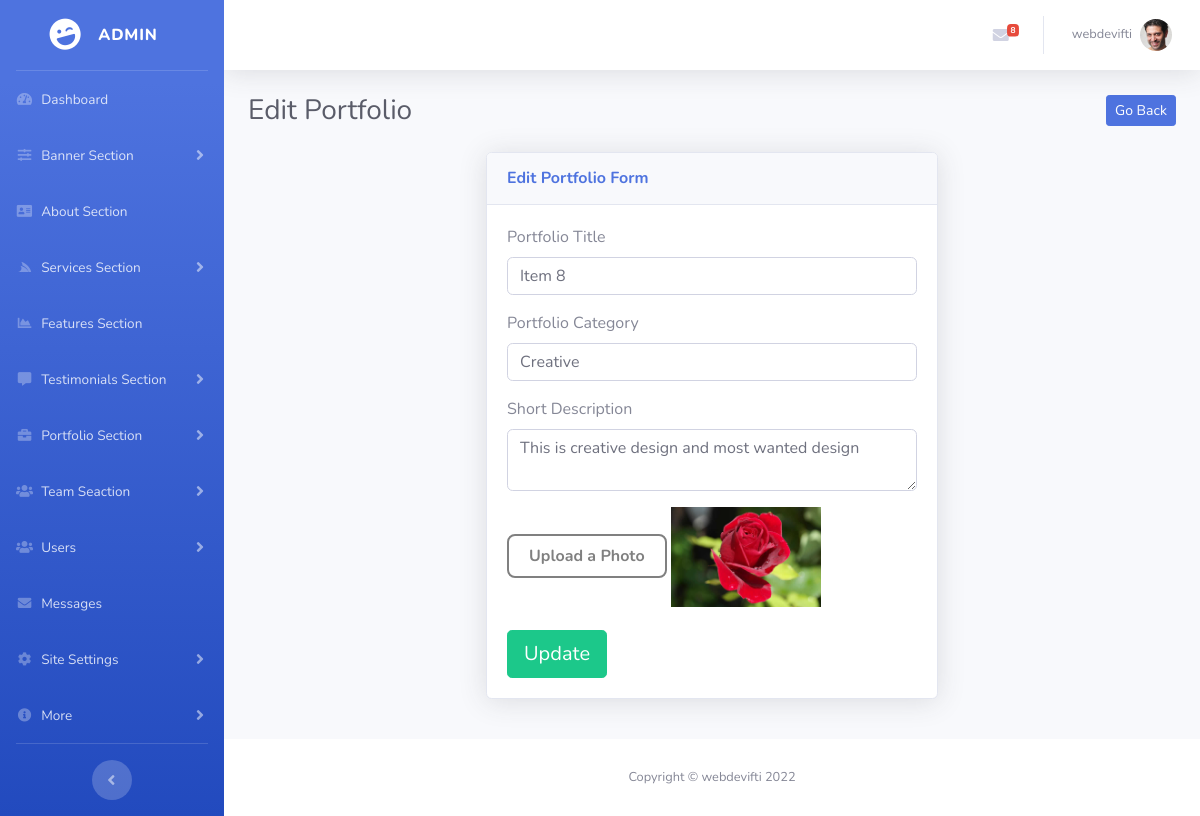
Page /admin/edit-portfolio.php?action=edit&id=9 (signed in) on the committed database.
### tables this page shows
CREATE TABLE `users` (
  `id` int(11) NOT NULL,
  `full_name` varchar(255) NOT NULL,
  `username` varchar(255) NOT NULL,
  `email` varchar(255) NOT NULL,
  `password` varchar(255) NOT NULL,
  `role` varchar(20) NOT NULL,
  `status` tinyint(1) NOT NULL DEFAULT 1,
  `photo` varchar(255) DEFAULT NULL,
  `created_at` datetime NOT NULL DEFAULT current_timestamp(),
  `updated_at` datetime NOT NULL DEFAULT current_timestamp() ON UPDATE current_timestamp(),
  `phone_number` varchar(20) NOT NULL
);

CREATE TABLE `portfolio_section` (
  `id` int(11) NOT NULL,
  `portfolio_category` varchar(255) NOT NULL,
  `portfolio_image` varchar(255) NOT NULL,
  `title` varchar(255) NOT NULL,
  `short_desc` text NOT NULL,
  `status` tinyint(1) NOT NULL DEFAULT 1,
  `user_id` int(11) NOT NULL,
  `created_at` datetime NOT NULL DEFAULT current_timestamp(),
  `updated_at` datetime NOT NULL DEFAULT current_timestamp() ON UPDATE current_timestamp()
);

### configs/messageFunction.php (called while the page is built, shortened)
<?php
function getMessages(){
    global $con;
    $result = mysqli_query($con, "SELECT * FROM `message_from_user` ORDER BY `sended_at` DESC LIMIT 10");
    return $result;
}

### configs/functions.php (called while the page is built, shortened)
<?php
function getLoggedInUserData($email){
    global $con;
    $query = "SELECT * FROM `users` WHERE `email` = '$email'";
    $excute_query = mysqli_query($con, $query);
    $result = mysqli_fetch_assoc($excute_query);
    return $result;
}

### admin/edit-portfolio.php (the view, shortened to what this page needs)
<?php require 'layouts/header.php'; ?>
<?php
if(isset($_GET['action']) && $_GET['id']){
    if($_GET['action'] === 'edit'){
        $id = $_GET['id'];
        $sl = "SELECT * FROM `portfolio_section` WHERE `id` = '$id'";
        $q = mysqli_query($con, $sl);
        $fetch = mysqli_fetch_assoc($q);
    }else{
        header('location: portfolio.php');
    }
}else{
    header('location: portfolio.php');
}
?>
        <?php require 'layouts/sidebar.php'; ?>
        <div id="content-wrapper" class="d-flex flex-column">
            <div id="content">
                <?php require 'layouts/topbar.php'; ?>
                <div class="container-fluid">
                    <div class="d-sm-flex align-items-center justify-content-between mb-4">
                        <h1 class="h3 mb-0 text-gray-800">Edit Portfolio</h1>
                        <a href="portfolio.php" class="btn btn-primary btn-sm">Go Back</a>
                    </div>
                    <div class="row">
                        <div class="col-lg-6 m-auto">
                            <div class="card shadow mb-4">
                                <div class="card-header py-3">
                                    <h6 class="m-0 font-weight-bold text-primary">Edit Portfolio Form</h6>
                                </div>
                                <div class="card-body">
                                    <form action="edit-portfolio.php?action=edit&id=<?= $fetch['id']; ?>" method="POST" enctype="multipart/form-data">
                                        <div class="mb-3">
                                            <label for="">Portfolio Title</label>
                                            <input type="text" value="<?= $fetch['title']; ?>" placeholder="Portfolio title" name="title" class="form-control">
                                        </div>
                                        <div class="mb-3">
                                            <label for="">Portfolio Category</label>
                                            <input type="text" value="<?= $fetch['portfolio_category']; ?>" placeholder="Portfolio Category" name="p_category" class="form-control">
                                        </div>
                                        <div class="mb-3">
                                            <label for="">Short Description</label>
                                            <textarea placeholder="Short Description" name="p_desc" class="form-control"><?= $fetch['short_desc']; ?></textarea>
                                        </div>
                                        <div class="mb-3">
                                            <div class="upload-btn-wrapper">
                                                <button class="uploadBtn">Upload a Photo</button>
                                                <img width="150" height="100" src="uploads/portfolio/<?= $fetch['portfolio_image']; ?>" />
                                            </div>
                                        </div>
                                        <div class="mb-3 m-auto">
                                            <button type="submit" class="btn btn-success btn-lg" name="updatePortfolio">Update</button>
                                        </div>
                                    </form>
                                </div>
                            </div>
                        </div>
                    </div>
                </div>
            </div>
<?php require 'layouts/footer.php'; ?>

### admin/layouts/topbar.php (shortened to what this page needs)
<nav class="navbar navbar-expand navbar-light bg-white topbar mb-4 static-top shadow">
                    <ul class="navbar-nav ml-auto">
                        <li class="nav-item dropdown no-arrow mx-1">
                            <a class="nav-link dropdown-toggle msg_counter" href="#" id="messagesDropdown" role="button"
                                data-toggle="dropdown" aria-haspopup="true" aria-expanded="false">
                                <i class="fas fa-envelope fa-fw"></i>
                                <?php
                                $getmsg = getMessages();
                                $getRow = mysqli_num_rows($getmsg);
                                ?>
                                <span class="badge badge-danger badge-counter"><?= $getRow;?></span>
                            </a>
                        </li>
                        <?php
                        $email = $_SESSION['USEREMAIL'];
                           $data = getLoggedInUserData($email);
                        ?>
                        <li class="nav-item dropdown no-arrow">
                            <a class="nav-link dropdown-toggle" href="#" id="userDropdown" role="button"
                                data-toggle="dropdown" aria-haspopup="true" aria-expanded="false">
                                <span class="mr-2 d-none d-lg-inline text-gray-600 small"><?= $data['username']; ?></span>
                                <img class="img-profile rounded-circle"
                                    src="uploads/users/<?= $data['photo']; ?>">
                            </a>
                        </li>
                    </ul>
                </nav>

### admin/layouts/header.php (style rules this page uses)
.upload-btn-wrapper { position: relative; overflow: hidden; display: inline-block; }
.uploadBtn { border: 2px solid gray; color: gray; background-color: white; padding: 8px 20px; border-radius: 8px; font-size: 16px; cursor: pointer; font-weight: bold; }

### rows in the picture
users: username "webdevifti", photo (picture)
portfolio_section: title "Item 8", p_category "Creative", p_desc "This is creative design and most wanted design", portfolio_image (picture)

### other values in the picture
$getRow "8"
